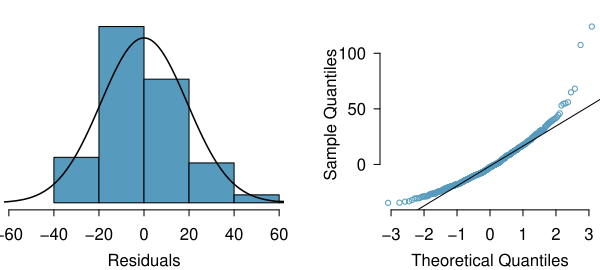

Here is the R script that generated this plot:
library(openintro)
data(COL)
library(oibiostat)
data("nhanes.samp.adult.500")

source("nhanesHeightWeightHelpers.R")

obs = residuals(lm(Weight ~ Height, data=nhanes.samp.adult.500))
hold <- hist(obs, plot = FALSE)

myPDF("nhanesHeightWeightResiduals.pdf", 6, 2.7,
      mfrow = c(1, 2),
      mgp = c(2, 0.7, 0),
      mar = c(3, 0.2, 1, 0.8))
NormalHist(obs, hold, 
           mean(obs), 
           sd(obs),
           COL[1])

par(mar = c(3,4,1,0))

qqnorm(obs,
       cex = 0.7,
       main = '',
       axes = FALSE,
       ylab = "Sample Quantiles",
       col = COL[1])
axis(1)
axis(2)
qqline(obs)
dev.off()
